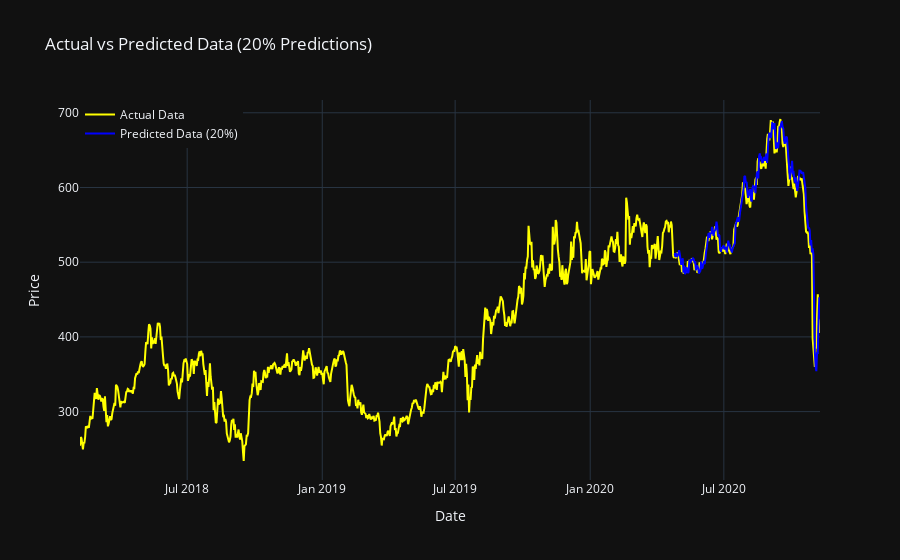

Notebook cell for this chart:
### Code cell
# Create a DataFrame with the true price (100% of the data)
df_plot = pd.DataFrame(data=scaler.inverse_transform(data), columns=['True Price'])

# Add a column for Test Prediction and fill it with NaN initially
df_plot['Test Prediction'] = np.nan
dates = df['Date'].values
# Find the starting index for test predictions
test_start_index = len(data) - len(testPredict)

# Add the test predictions at the corresponding indices
df_plot.iloc[test_start_index:, 1] = testPredict.flatten()

# Check the updated DataFrame
print(df_plot.head())

# Plot using Plotly
import plotly.graph_objects as go

fig = go.Figure()

# Add True Price line
fig.add_trace(go.Scatter(
    x=dates, 
    y=df_plot['True Price'], 
    mode='lines', 
    name='Actual Data',
    line=dict(color='yellow')
))

# Add Test Prediction line
fig.add_trace(go.Scatter(
    x=dates, 
    y=df_plot['Test Prediction'], 
    mode='lines', 
    name='Predicted Data (20%)',
    line=dict(color='blue')
))

# Update layout for better appearance
fig.update_layout(
    title='Actual vs Predicted Data (20% Predictions)',
    xaxis_title='Date',
    yaxis_title='Price',
    legend=dict(x=0, y=1),
    template='plotly_dark'
)

# Show the plot
fig.show()

### Figure 1 — Plotly figure (JSON) as saved in the notebook; plotly's stock layout.template omitted (floating-point values rounded to 4 significant figures; data arrays with more than 128 entries replaced by an {"elided": "..."} marker saying what was removed)
{"data": [{"line": {"color": "yellow"}, "mode": "lines", "name": "Actual Data", "type": "scatter", "x": {"elided": "1009 str values"}, "y": {"elided": "1009 float values"}}, {"line": {"color": "blue"}, "mode": "lines", "name": "Predicted Data (20%)", "type": "scatter", "x": {"elided": "1009 str values"}, "y": {"elided": "1009 float values"}}], "layout": {"legend": {"x": 0, "y": 1}, "title": {"text": "Actual vs Predicted Data (20% Predictions)"}, "xaxis": {"title": {"text": "Date"}}, "yaxis": {"title": {"text": "Price"}}}}
